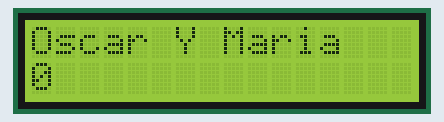
Simulated run of this sketch. Board: Arduino Uno, built with avr-gcc and run on an emulated ATmega328P. Parts: 16×2 character LCD.

Above: at 0.1 s.
At 4.1 s:
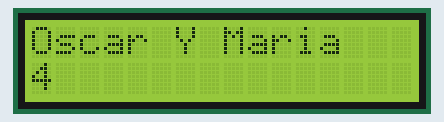
At 9.1 s:
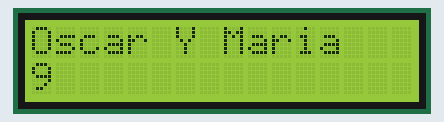
At 19.1 s:
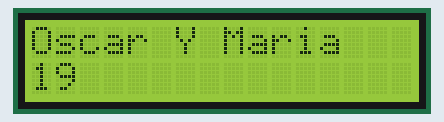
At 29.1 s:
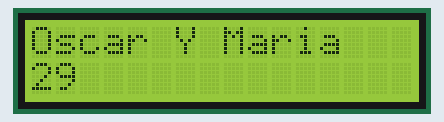
At 39.1 s:
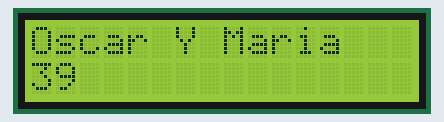

Measured:
- what the display in image 1 shows lasts 1.0 s, from 4.0 s to 5.0 s

The sketch:

LCD_Text_y_Contador.ino
```cpp
// inicializamos la librería con los numeros pins del interfaz
// cada LCD puede llevar sus propios numeros
#include <LiquidCrystal.h>;
LiquidCrystal lcd(8, 13, 9, 4, 5, 6, 7);

void setup() {
  // establecemos el numero de columnas y filas del display
  lcd.begin(16, 2);
  // enviamos el mensaje a mostrar en el display
  lcd.print("Oscar Y Maria");
}

void loop() {
  // enviamos la posicion del cursor al display
  // (nota: la linea 1 es la segunda fila, empieza a contar en 0
  lcd.setCursor(0, 1);
  // mostramos el numero de segundos desde el inicio del programa
  lcd.print(millis()/1000);
}
```
